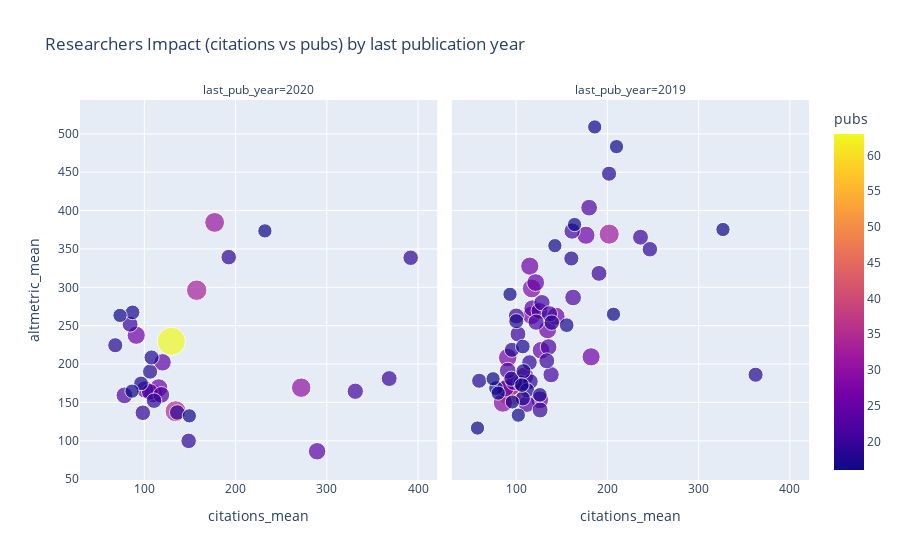

Notebook code for this chart:
### Code cell
px.scatter(top100, 
           x="citations_mean", y="altmetric_mean", 
           hover_name="full_name", 
           hover_data=['pubs', 'citations_mean', 'altmetric_mean'], 
           color="pubs",
           size="pubs",
           facet_col="last_pub_year",
           height=600,
           title="Researchers Impact (citations vs pubs) by last publication year")

### Figure 1 — Plotly figure (JSON) as saved in the notebook; plotly's stock layout.template omitted (floating-point values rounded to 4 significant figures; data arrays with more than 128 entries replaced by an {"elided": "..."} marker saying what was removed)
{"data": [{"customdata": [[63, 129.6, 229.6], [35, 134.3, 138.5], [33, 157.3, 296.2], [31, 177, 384.5], [30, 271.9, 169.2], [27, 109.9, 161.6], [26, 115.8, 169], [26, 91.08, 237.5], [24, 120.0, 202.2], [24, 289.3, 86.38], [24, 100.7, 167], [22, 106.0, 163.7], [22, 118.6, 159.8], [22, 78.14, 159.2], [21, 331.2, 164.5], [20, 84.35, 251.9], [20, 368.4, 181.1], [19, 136, 136.9], [19, 391.9, 338.5], [19, 110.6, 152.3], [19, 192.5, 339.3], [19, 98.32, 136.5], [19, 148.5, 99.89], [18, 106.3, 190.1], [18, 107.9, 208.6], [18, 68.11, 224.5], [17, 87.06, 267.4], [17, 96.35, 174.8], [16, 73.31, 263.4], [16, 232.1, 373.5], [16, 149.3, 132.5], [16, 86.5, 164.7]], "hovertemplate": "<b>%{hovertext}</b><br><br>last_pub_year=2020<br>citations_mean=%{customdata[1]}<br>altmetric_mean=%{customdata[2]}<br>pubs=%{marker.color}<extra></extra>", "hovertext": ["Kari Stefansson", "Gonçalo R Abecasis", "Caroline Hayward", "Tõnu Esko", "Benjamin M. Neale", "Jerome I. Rotter", "Eric Boerwinkle", "Douglas F. Easton", "Sekar Kathiresan", "Alkes L. Price", "John Danesh", "Kent D. Taylor", "Bruce M. Psaty", "Adam S. Butterworth", "Po-Ru Loh", "Alison M. Dunning", "Mark J Daly", "Michael Boehnke", "Stephan Ripke", "Nilesh J Samani", "Hreinn Stefansson", "Yoichiro Kamatani", "Michiaki Kubo", "Danish Saleheen", "Stephen J Chanock", "Veronique Vitart", "Joe Dennis", "Cristen J. Willer", "Paul D P Pharoah", "Nancy L Pedersen", "Yukinori Okada", "Evangelos Evangelou"], "legendgroup": "", "marker": {"color": [63, 35, 33, 31, 30, 27, 26, 26, 24, 24, 24, 22, 22, 22, 21, 20, 20, 19, 19, 19, 19, 19, 19, 18, 18, 18, 17, 17, 16, 16, 16, 16], "coloraxis": "coloraxis", "size": [63, 35, 33, 31, 30, 27, 26, 26, 24, 24, 24, 22, 22, 22, 21, 20, 20, 19, 19, 19, 19, 19, 19, 18, 18, 18, 17, 17, 16, 16, 16, 16], "sizemode": "area", "sizeref": 0.1575, "symbol": "circle"}, "mode": "markers", "name": "", "orientation": "v", "showlegend": false, "type": "scatter", "x": [129.6, 134.3, 157.3, 177, 271.9, 109.9, 115.8, 91.08, 120.0, 289.3, 100.7, 106.0, 118.6, 78.14, 331.2, 84.35, 368.4, 136, 391.9, 110.6, 192.5, 98.32, 148.5, 106.3, 107.9, 68.11, 87.06, 96.35, 73.31, 232.1, 149.3, 86.5], "xaxis": "x", "y": [229.6, 138.5, 296.2, 384.5, 169.2, 161.6, 169, 237.5, 202.2, 86.38, 167, 163.7, 159.8, 159.2, 164.5, 251.9, 181.1, 136.9, 338.5, 152.3, 339.3, 136.5, 99.89, 190.1, 208.6, 224.5, 267.4, 174.8, 263.4, 373.5, 132.5, 164.7], "yaxis": "y"}, {"customdata": {"elided": "68x3 float values"}, "hovertemplate": "<b>%{hovertext}</b><br><br>last_pub_year=2019<br>citations_mean=%{customdata[1]}<br>altmetric_mean=%{customdata[2]}<br>pubs=%{marker.color}<extra></extra>", "hovertext": ["Unnur Thorsteinsdottir", "Gudmar Thorleifsson", "Andres Metspalu", "Daniel F Gudbjartsson", "André G. Uitterlinden", "Eleftheria Zeggini", "Claudia Langenberg", "Terho Lehtimäki", "Mark I. McCarthy", "M. Arfan Ikram", "Lude Franke", "Daniel I Chasman", "Patrik K E Magnusson", "Vilmundur Gudnason", "Erik Ingelsson", "Nicholas J. Wareham", "Ruth J. F. Loos", "Jian’an Luan", "Patrick Sulem", "David A Hinds", "Albert V. Smith", "Anubha Mahajan", "Olli T. Raitakari", "Reedik Mägi", "Tamara B. Harris", "Paul M. Ridker", "Ian J. Deary", "Marjo-Riitta Jarvelin", "Andrew P. Morris", "Cornelia M van Duijn", "Jaspal S. Kooner", "Dorret I Boomsma", "Markku Laakso", "George Dedoussis", "Christian Gieger", "Ozren Polasek", "Peter M. Visscher", "Mika Kähönen", "John R B Perry", "Veikko Salomaa", "Cecilia M. Lindgren", "Hilary K. Finucane", "Grant W. Montgomery", "Paolo Gasparini", "Martina Müller-Nurasyid", "Sandosh Padmanabhan", "Igor Rudan", "Joanna M. M. Howson", "Erwin P. Bottinger", "Robert A Scott", "Tune H. Pers", "Annette Peters", "Lenore J. Launer", "Karen L. Mohlke", "Philippe Amouyel", "Gisli Masson", "Oscar H. Franco", "Dennis O. Mook-Kanamori", "Sarah E. Medland", "Jian Yang", "Albert Hofman", "Lili Milani", "Yingchang Lu", "Ingileif Jonsdottir", "Michael C. O’Donovan", "Paul Elliott", "Leo-Pekka Lyytikäinen", "Gonneke Willemsen"], "legendgroup": "", "marker": {"color": [45, 33, 32, 29, 28, 27, 27, 26, 26, 26, 26, 26, 26, 25, 25, 25, 23, 23, 23, 22, 22, 22, 22, 22, 22, 21, 21, 21, 21, 21, 21, 20, 20, 20, 20, 20, 20, 19, 19, 19, 19, 18, 18, 18, 18, 18, 18, 18, 18, 18, 18, 17, 17, 17, 17, 17, 16, 16, 16, 16, 16, 16, 16, 16, 16, 16, 16, 16], "coloraxis": "coloraxis", "size": [45, 33, 32, 29, 28, 27, 27, 26, 26, 26, 26, 26, 26, 25, 25, 25, 23, 23, 23, 22, 22, 22, 22, 22, 22, 21, 21, 21, 21, 21, 21, 20, 20, 20, 20, 20, 20, 19, 19, 19, 19, 18, 18, 18, 18, 18, 18, 18, 18, 18, 18, 17, 17, 17, 17, 17, 16, 16, 16, 16, 16, 16, 16, 16, 16, 16, 16, 16], "sizemode": "area", "sizeref": 0.1575, "symbol": "circle"}, "mode": "markers", "name": "", "orientation": "v", "showlegend": false, "type": "scatter", "x": [93.09, 94.12, 202, 85.45, 117.1, 90.74, 116.9, 134.4, 109.5, 114.9, 182.2, 143.7, 176.5, 127.4, 125.9, 121.4, 111.7, 117.8, 88.26, 180, 135.5, 97.64, 125.5, 162.4, 90.77, 128.3, 136.4, 121.9, 138.3, 161.3, 105.2, 190.8, 126.2, 100.2, 133.6, 102, 236.3, 114.6, 246.6, 139.1, 115.7, 362.4, 201.8, 59.44, 112, 94.78, 100.2, 108, 107.3, 95.33, 160.5, 126, 155.4, 106.2, 107.3, 77.88, 102.4, 93.25, 186.1, 326.7, 164, 210, 95.81, 57.62, 206.7, 80.31, 74.69, 142.4], "xaxis": "x2", "y": [160.6, 171.9, 369.3, 149.7, 298.5, 208.4, 263.4, 244.8, 184.4, 327.5, 209.4, 262.2, 367.8, 217.9, 153.4, 306.2, 148.0, 272.6, 168.3, 403.8, 222.1, 176.4, 269.2, 286.7, 191.5, 280.0, 265.4, 254.6, 186.1, 373.2, 175.2, 318.1, 140.1, 262.6, 204.2, 239.1, 365.2, 202, 349.6, 254, 177.2, 186.1, 448.1, 178.2, 165.9, 180.9, 255.9, 190.7, 155.2, 218.5, 337.6, 159.8, 250.6, 172.6, 222.8, 168.6, 133.4, 290.9, 508.9, 375.3, 381.8, 483.3, 150.6, 116.6, 264.9, 162.1, 180.8, 354.2], "yaxis": "y2"}], "layout": {"annotations": [{"font": {}, "showarrow": false, "text": "last_pub_year=2020", "x": 0.245, "xanchor": "center", "xref": "paper", "y": 1, "yanchor": "bottom", "yref": "paper"}, {"font": {}, "showarrow": false, "text": "last_pub_year=2019", "x": 0.755, "xanchor": "center", "xref": "paper", "y": 1, "yanchor": "bottom", "yref": "paper"}], "autosize": true, "coloraxis": {"colorbar": {"title": {"text": "pubs"}}, "colorscale": [[0, "#0d0887"], [0.1111, "#46039f"], [0.2222, "#7201a8"], [0.3333, "#9c179e"], [0.4444, "#bd3786"], [0.5556, "#d8576b"], [0.6667, "#ed7953"], [0.7778, "#fb9f3a"], [0.8889, "#fdca26"], [1, "#f0f921"]]}, "legend": {"itemsizing": "constant", "tracegroupgap": 0}, "title": {"text": "Researchers Impact (citations vs pubs) by last publication year"}, "xaxis": {"anchor": "y", "autorange": true, "domain": [0, 0.49], "range": [37.37, 413.7], "title": {"text": "citations_mean"}, "type": "linear"}, "xaxis2": {"anchor": "y2", "autorange": true, "domain": [0.51, 1], "matches": "x", "range": [37.37, 413.7], "title": {"text": "citations_mean"}, "type": "linear"}, "yaxis": {"anchor": "x", "autorange": true, "domain": [0, 1], "range": [60.7, 540.3], "title": {"text": "altmetric_mean"}, "type": "linear"}, "yaxis2": {"anchor": "x2", "autorange": true, "domain": [0, 1], "matches": "y", "range": [60.7, 540.3], "showticklabels": false, "type": "linear"}}}
